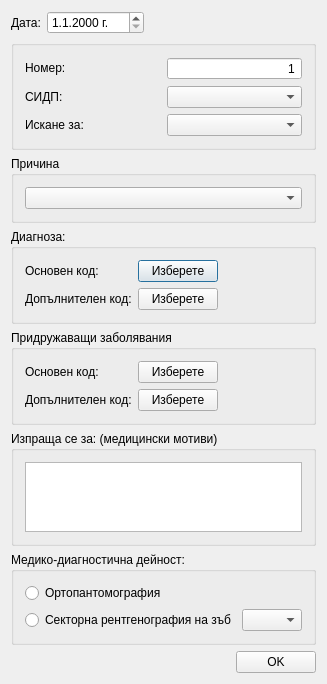
<?xml version="1.0" encoding="UTF-8"?>
<ui version="4.0">
 <class>ReferralDialogClass</class>
 <widget class="QDialog" name="ReferralDialogClass">
  <property name="geometry">
   <rect>
    <x>0</x>
    <y>0</y>
    <width>318</width>
    <height>647</height>
   </rect>
  </property>
  <property name="windowTitle">
   <string>ReferralDialog</string>
  </property>
  <layout class="QVBoxLayout" name="verticalLayout_4">
   <item>
    <layout class="QHBoxLayout" name="horizontalLayout_6">
     <property name="bottomMargin">
      <number>0</number>
     </property>
     <item>
      <widget class="QLabel" name="label_4">
       <property name="text">
        <string>Дата:</string>
       </property>
      </widget>
     </item>
     <item>
      <widget class="CustomDateEdit" name="dateEdit">
       <property name="displayFormat">
        <string notr="true">d.M.yyyy 'г.'</string>
       </property>
      </widget>
     </item>
     <item>
      <spacer name="horizontalSpacer_2">
       <property name="orientation">
        <enum>Qt::Horizontal</enum>
       </property>
       <property name="sizeHint" stdset="0">
        <size>
         <width>40</width>
         <height>20</height>
        </size>
       </property>
      </spacer>
     </item>
    </layout>
   </item>
   <item>
    <widget class="QGroupBox" name="group119">
     <property name="title">
      <string/>
     </property>
     <layout class="QHBoxLayout" name="horizontalLayout_4">
      <item>
       <layout class="QVBoxLayout" name="verticalLayout_3">
        <item>
         <widget class="QLabel" name="label">
          <property name="text">
           <string>Номер:</string>
          </property>
         </widget>
        </item>
        <item>
         <widget class="QLabel" name="specLabel">
          <property name="text">
           <string>СИДП:</string>
          </property>
         </widget>
        </item>
        <item>
         <widget class="QLabel" name="reason119Label">
          <property name="text">
           <string>Искане за:</string>
          </property>
         </widget>
        </item>
       </layout>
      </item>
      <item>
       <layout class="QVBoxLayout" name="verticalLayout_2">
        <item>
         <layout class="QHBoxLayout" name="horizontalLayout_3">
          <item>
           <widget class="LeadingZeroSpinBox" name="refNumSpin">
            <property name="sizePolicy">
             <sizepolicy hsizetype="Preferred" vsizetype="Fixed">
              <horstretch>0</horstretch>
              <verstretch>0</verstretch>
             </sizepolicy>
            </property>
            <property name="minimumSize">
             <size>
              <width>100</width>
              <height>0</height>
             </size>
            </property>
            <property name="alignment">
             <set>Qt::AlignRight|Qt::AlignTrailing|Qt::AlignVCenter</set>
            </property>
            <property name="buttonSymbols">
             <enum>QAbstractSpinBox::NoButtons</enum>
            </property>
            <property name="minimum">
             <number>1</number>
            </property>
            <property name="maximum">
             <number>999999</number>
            </property>
           </widget>
          </item>
         </layout>
        </item>
        <item>
         <widget class="QComboBox" name="mh119specCombo"/>
        </item>
        <item>
         <widget class="QComboBox" name="mh119combo"/>
        </item>
       </layout>
      </item>
     </layout>
    </widget>
   </item>
   <item>
    <widget class="QGroupBox" name="reasonGroup">
     <property name="title">
      <string>Причина</string>
     </property>
     <layout class="QVBoxLayout" name="verticalLayout_10">
      <item>
       <widget class="QComboBox" name="reasonCombo"/>
      </item>
     </layout>
    </widget>
   </item>
   <item>
    <widget class="QGroupBox" name="diagnosisGroup">
     <property name="minimumSize">
      <size>
       <width>0</width>
       <height>0</height>
      </size>
     </property>
     <property name="title">
      <string>Диагноза:</string>
     </property>
     <property name="flat">
      <bool>false</bool>
     </property>
     <layout class="QHBoxLayout" name="horizontalLayout_7">
      <item>
       <layout class="QVBoxLayout" name="verticalLayout_5">
        <item>
         <widget class="QLabel" name="label_2">
          <property name="text">
           <string>&lt;html&gt;&lt;head/&gt;&lt;body&gt;&lt;p&gt;Основен код: &lt;/p&gt;&lt;/body&gt;&lt;/html&gt;</string>
          </property>
         </widget>
        </item>
        <item>
         <widget class="QLabel" name="label_5">
          <property name="text">
           <string>&lt;html&gt;&lt;head/&gt;&lt;body&gt;&lt;p&gt;Допълнителен код:&lt;/p&gt;&lt;/body&gt;&lt;/html&gt;</string>
          </property>
         </widget>
        </item>
       </layout>
      </item>
      <item>
       <layout class="QVBoxLayout" name="verticalLayout_6">
        <item>
         <widget class="RightClickButton" name="mkbMainButton">
          <property name="minimumSize">
           <size>
            <width>0</width>
            <height>0</height>
           </size>
          </property>
          <property name="text">
           <string>Изберете</string>
          </property>
         </widget>
        </item>
        <item>
         <widget class="RightClickButton" name="mkbAdditionalButton">
          <property name="minimumSize">
           <size>
            <width>0</width>
            <height>0</height>
           </size>
          </property>
          <property name="text">
           <string>Изберете</string>
          </property>
         </widget>
        </item>
       </layout>
      </item>
      <item>
       <spacer name="horizontalSpacer_3">
        <property name="orientation">
         <enum>Qt::Horizontal</enum>
        </property>
        <property name="sizeHint" stdset="0">
         <size>
          <width>40</width>
          <height>20</height>
         </size>
        </property>
       </spacer>
      </item>
     </layout>
    </widget>
   </item>
   <item>
    <widget class="QGroupBox" name="comorbidityGroup">
     <property name="minimumSize">
      <size>
       <width>0</width>
       <height>0</height>
      </size>
     </property>
     <property name="title">
      <string>Придружаващи заболявания</string>
     </property>
     <property name="checkable">
      <bool>false</bool>
     </property>
     <property name="checked">
      <bool>false</bool>
     </property>
     <layout class="QHBoxLayout" name="horizontalLayout_2">
      <item>
       <layout class="QVBoxLayout" name="verticalLayout_7">
        <item>
         <widget class="QLabel" name="label_6">
          <property name="text">
           <string>&lt;html&gt;&lt;head/&gt;&lt;body&gt;&lt;p&gt;Основен код: &lt;/p&gt;&lt;/body&gt;&lt;/html&gt;</string>
          </property>
         </widget>
        </item>
        <item>
         <widget class="QLabel" name="label_7">
          <property name="text">
           <string>&lt;html&gt;&lt;head/&gt;&lt;body&gt;&lt;p&gt;Допълнителен код:&lt;/p&gt;&lt;/body&gt;&lt;/html&gt;</string>
          </property>
         </widget>
        </item>
       </layout>
      </item>
      <item>
       <layout class="QVBoxLayout" name="verticalLayout_8">
        <item>
         <widget class="RightClickButton" name="comorbidityMainButton">
          <property name="minimumSize">
           <size>
            <width>0</width>
            <height>0</height>
           </size>
          </property>
          <property name="text">
           <string>Изберете</string>
          </property>
         </widget>
        </item>
        <item>
         <widget class="RightClickButton" name="comorbidityAdditionalButton">
          <property name="minimumSize">
           <size>
            <width>0</width>
            <height>0</height>
           </size>
          </property>
          <property name="text">
           <string>Изберете</string>
          </property>
         </widget>
        </item>
       </layout>
      </item>
      <item>
       <spacer name="horizontalSpacer_5">
        <property name="orientation">
         <enum>Qt::Horizontal</enum>
        </property>
        <property name="sizeHint" stdset="0">
         <size>
          <width>111</width>
          <height>20</height>
         </size>
        </property>
       </spacer>
      </item>
     </layout>
    </widget>
   </item>
   <item>
    <widget class="QGroupBox" name="motives119">
     <property name="title">
      <string>Изпраща се за: (медицински мотиви)</string>
     </property>
     <layout class="QVBoxLayout" name="verticalLayout_9">
      <item>
       <widget class="QPlainTextEdit" name="mh119text"/>
      </item>
     </layout>
    </widget>
   </item>
   <item>
    <widget class="QGroupBox" name="mdd4group">
     <property name="title">
      <string>Медико-диагностична дейност:</string>
     </property>
     <layout class="QVBoxLayout" name="verticalLayout">
      <item>
       <widget class="QRadioButton" name="opgRadio">
        <property name="text">
         <string>Ортопантомография</string>
        </property>
       </widget>
      </item>
      <item>
       <layout class="QHBoxLayout" name="horizontalLayout">
        <item>
         <widget class="QRadioButton" name="toothRadio">
          <property name="text">
           <string>Секторна рентгенография на зъб</string>
          </property>
         </widget>
        </item>
        <item>
         <widget class="QComboBox" name="toothCombo">
          <property name="sizePolicy">
           <sizepolicy hsizetype="Fixed" vsizetype="Fixed">
            <horstretch>0</horstretch>
            <verstretch>0</verstretch>
           </sizepolicy>
          </property>
          <property name="minimumSize">
           <size>
            <width>60</width>
            <height>0</height>
           </size>
          </property>
         </widget>
        </item>
        <item>
         <spacer name="horizontalSpacer">
          <property name="orientation">
           <enum>Qt::Horizontal</enum>
          </property>
          <property name="sizeHint" stdset="0">
           <size>
            <width>40</width>
            <height>20</height>
           </size>
          </property>
         </spacer>
        </item>
       </layout>
      </item>
     </layout>
    </widget>
   </item>
   <item>
    <spacer name="verticalSpacer">
     <property name="orientation">
      <enum>Qt::Vertical</enum>
     </property>
     <property name="sizeHint" stdset="0">
      <size>
       <width>20</width>
       <height>0</height>
      </size>
     </property>
    </spacer>
   </item>
   <item>
    <layout class="QHBoxLayout" name="horizontalLayout_5">
     <item>
      <widget class="QLabel" name="errorLabel">
       <property name="text">
        <string/>
       </property>
      </widget>
     </item>
     <item>
      <spacer name="horizontalSpacer_4">
       <property name="orientation">
        <enum>Qt::Horizontal</enum>
       </property>
       <property name="sizeHint" stdset="0">
        <size>
         <width>40</width>
         <height>20</height>
        </size>
       </property>
      </spacer>
     </item>
     <item>
      <widget class="QPushButton" name="okButton">
       <property name="text">
        <string>OK</string>
       </property>
      </widget>
     </item>
    </layout>
   </item>
  </layout>
 </widget>
 <layoutdefault spacing="6" margin="11"/>
 <customwidgets>
  <customwidget>
   <class>LeadingZeroSpinBox</class>
   <extends>QSpinBox</extends>
   <header>View/uiComponents/leadingzerospinbox.h</header>
  </customwidget>
  <customwidget>
   <class>CustomDateEdit</class>
   <extends>QDateEdit</extends>
   <header>View/uiComponents/customdateedit.h</header>
  </customwidget>
  <customwidget>
   <class>RightClickButton</class>
   <extends>QPushButton</extends>
   <header>View/uiComponents/rightclickbutton.h</header>
  </customwidget>
 </customwidgets>
 <tabstops>
  <tabstop>mkbMainButton</tabstop>
  <tabstop>mkbAdditionalButton</tabstop>
  <tabstop>comorbidityGroup</tabstop>
  <tabstop>comorbidityAdditionalButton</tabstop>
  <tabstop>opgRadio</tabstop>
  <tabstop>toothRadio</tabstop>
  <tabstop>toothCombo</tabstop>
  <tabstop>okButton</tabstop>
  <tabstop>refNumSpin</tabstop>
 </tabstops>
 <resources/>
 <connections/>
</ui>
